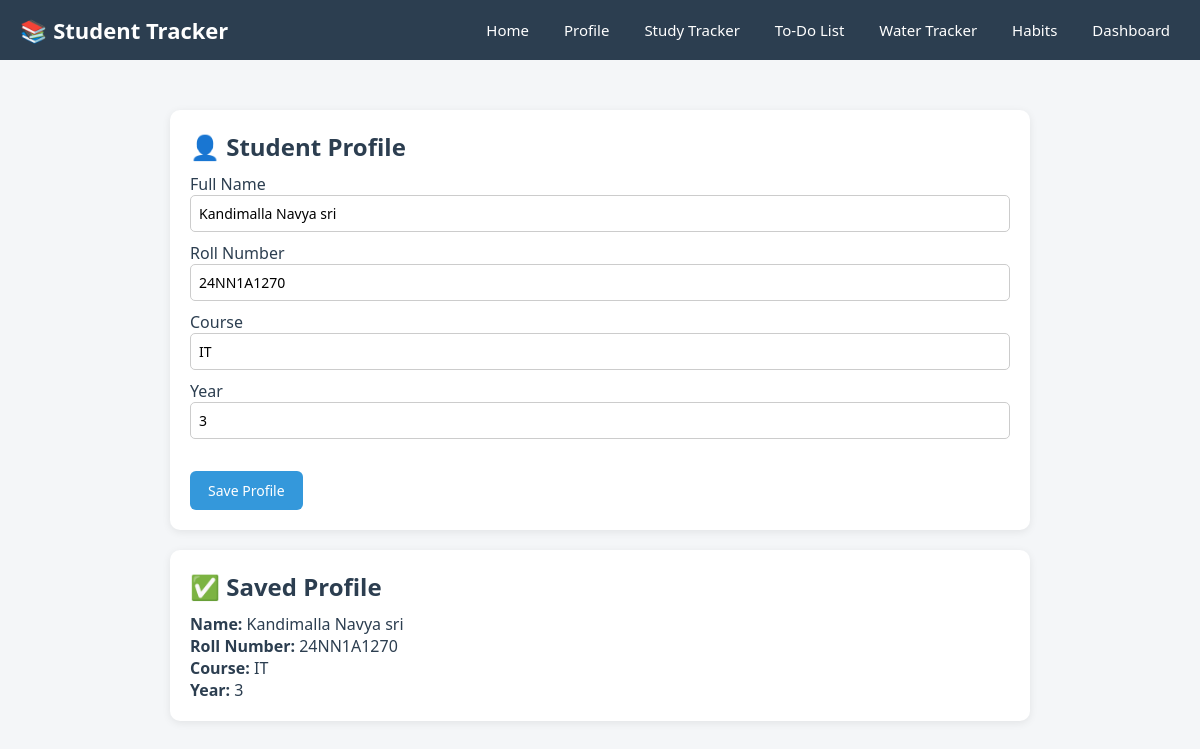
/profile, run on the app's committed database.
### tables this page shows
CREATE TABLE profile (
            id INTEGER PRIMARY KEY AUTOINCREMENT,
            name TEXT,
            roll_number TEXT,
            course TEXT,
            year TEXT
        );

### app.py (the view, shortened to what this page needs)
@app.route('/profile', methods=['GET', 'POST'])
def profile():
    conn = get_db_connection()
    profile_data = conn.execute('SELECT * FROM profile').fetchone()
    conn.close()
    return render_template('profile.html', profile=profile_data)

### app.py (called while the page is built)
def get_db_connection():
    conn = sqlite3.connect('database.db')
    conn.row_factory = sqlite3.Row
    return conn

### templates/profile.html
{% extends "base.html" %}
{% block content %}
    <div class="card">
        <h2>👤 Student Profile</h2>
        <form method="POST">
            <label>Full Name</label>
            <input type="text" name="name" value="{{ profile['name'] if profile else '' }}" required>
            <label>Roll Number</label>
            <input type="text" name="roll_number" value="{{ profile['roll_number'] if profile else '' }}" required>
            <label>Course</label>
            <input type="text" name="course" value="{{ profile['course'] if profile else '' }}" required>
            <label>Year</label>
            <input type="text" name="year" value="{{ profile['year'] if profile else '' }}" required>
            <br><br>
            <button type="submit" class="btn">Save Profile</button>
        </form>
    </div>
    {% if profile %}
    <div class="card">
        <h2>✅ Saved Profile</h2>
        <p><strong>Name:</strong> {{ profile['name'] }}</p>
        <p><strong>Roll Number:</strong> {{ profile['roll_number'] }}</p>
        <p><strong>Course:</strong> {{ profile['course'] }}</p>
        <p><strong>Year:</strong> {{ profile['year'] }}</p>
    </div>
    {% endif %}
{% endblock %}

### static/style.css (style rules this page uses)
* { margin: 0; padding: 0; box-sizing: border-box; font-family: 'Segoe UI', Arial, sans-serif; }
body { background-color: #f4f6f8; color: #2c3e50; }
.card { background: white; border-radius: 10px; padding: 20px; margin-bottom: 20px; box-shadow: 0 2px 8px rgba(0,0,0,0.08); }
.card h2 { margin-bottom: 10px; color: #2c3e50; }
.btn { background-color: #3498db; color: white; border: none; padding: 10px 18px; border-radius: 6px; cursor: pointer; font-size: 14px; text-decoration: none; display: inline-block; }
input[type="text"], input[type="number"], input[type="date"] { padding: 8px; border: 1px solid #ccc; border-radius: 5px; width: 100%; margin-bottom: 10px; font-size: 14px; }

### data on the page
profile: name "Kandimalla Navya sri", roll_number "24NN1A1270", course "IT", year "3"
